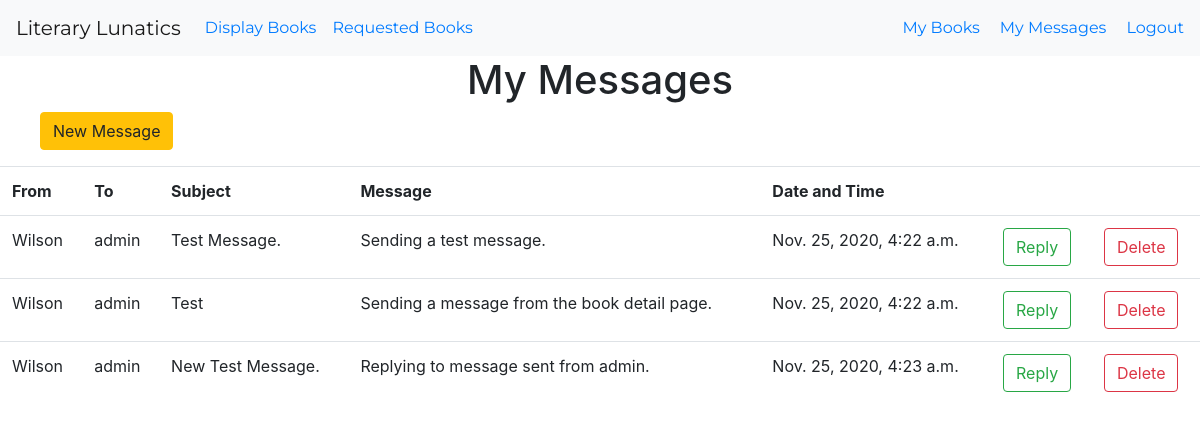
/mymessages (signed in), run on the app's committed database.
### bookMng/models.py (models this page shows, shortened)
class Message(models.Model):
    sender = models.ForeignKey(User, related_name="sender",on_delete=models.CASCADE, editable=False)
    receiver = models.ForeignKey(User, related_name="receiver", on_delete=models.CASCADE)
    subject = models.TextField(max_length=200)
    message = models.TextField()
    datetime = models.DateTimeField(auto_now_add=True)

### bookMng/views.py (the view)
# urls.py: path('mymessages', views.mymessages, name='mymessages'),
@login_required(login_url=reverse_lazy('login'))
def mymessages(request):
    messages = Message.objects.filter(receiver=request.user)
    return render(request, 'messaging/mymessages.html',
                  {
                      'item_list': MainMenu.objects.all(),
                      'messages': messages
                  })

### bookProject/templates/messaging/mymessages.html (shortened to what this page needs)
{% extends "base.html" %}
{% load static %}
{% block content %}
<nav class="navbar navbar-expand-lg navbar-light bg-light text_style">
  <a class="navbar-brand" href="/">Literary Lunatics</a>
  <div class="collapse navbar-collapse" id="navbarTogglerDemo03">
    <ul class="navbar-nav mr-auto mt-2 mt-lg-0">
      <li class="nav-item nav-link">
        <a href="/displaybooks">Display Books</a>
      </li>
      <li class="nav-item nav-link">
        <a href="/displayrequest">Requested Books</a>
      </li>
    </ul>
    {% if user.is_authenticated %}
    <a class="nav-item" href="/mybooks">My Books</a>
    <a class="nav-item" style="padding-left: 20px" href="/mymessages">My Messages</a>
    <a href="{% url 'logout' %}" style="padding-left: 20px">Logout</a>
    {% else %}
    <a class="nav-item" href="{% url 'login' %}">Login</a>
    <a class="nav-item" href="{% url 'signup' %}" style="padding-left: 20px">Sign Up</a>
    {% endif %}
  </div>
</nav>
<h1 align="center"> My Messages </h1>
<ol><a class="btn btn-warning" href="/sendmessage">New Message</a></ol>
{% if messages %}
<table class="table" align="center">
    <tr>
        <th>From</th>
        <th>To</th>
        <th>Subject</th>
        <th>Message</th>
        <th>Date and Time</th>
        <th></th>
        <th></th>
    </tr>
    {% for message in messages %}
    <tr>
        <td>{{ message.sender }}</td>
        <td>{{ message.receiver }}</td>
        <td>{{ message.subject }}</td>
        <td>{{ message.message }}</td>
        <td>{{ message.datetime }}</td>
        <td><a class="btn btn-outline-success" href="message_reply/{{ message.id }}">Reply</a></td>
        <td><a class="btn btn-outline-danger" href="message_delete/{{ message.id }}">Delete</a></td>
    </tr>
    {% endfor %}
</table>
{% else %}
<h4 align="center">You have no messages.</h4>
{% endif %}
{% endblock content %}

### bookProject/templates/base.html (shortened to what this page needs)
{% load static %}
<!DOCTYPE html>
<html lang="en">
  <head>
    <link rel="stylesheet" href="https://cdn.jsdelivr.net/npm/bootstrap@4.5.3/dist/css/bootstrap.min.css">
    <link rel="stylesheet" href="./static/styles.css">
  </head>
  <body>
    {% block content %}
    {% endblock content %}
  </body>
</html>

### bookProject/static/styles.css (style rules this page uses)
.text_style { font-family: 'Montserrat', sans-serif; }

### data on the page
Message: sender "Wilson", receiver "admin", subject "Test Message.", message "Sending a test message.", datetime "Nov. 25, 2020, 4:22 a.m."
Message: sender "Wilson", receiver "admin", subject "Test", message "Sending a message from the book detail page.", datetime "Nov. 25, 2020, 4:22 a.m."
Message: sender "Wilson", receiver "admin", subject "New Test Message.", message "Replying to message sent from admin.", datetime "Nov. 25, 2020, 4:23 a.m."
